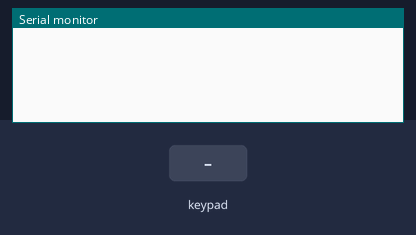
This sketch was run on a simulated Arduino Mega 2560, built with avr-gcc and run on an emulated ATmega2560. On the bench: the last lines printed to the serial monitor. The test bench sets the inputs (shaded band).

Above: at 1.2 s.
1.3 s: key '1' pressed
At 2.5 s:
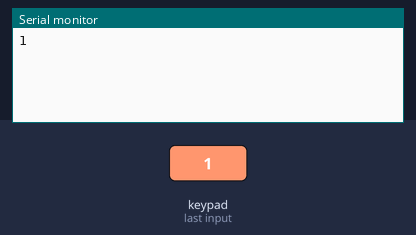
2.8 s: keypad keys 2 2 2 4 2 6 2 8 # pressed 0.4 s apart
At 6.5 s:
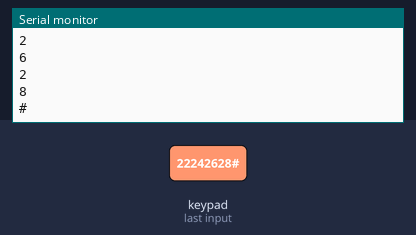
7.9 s: key 'A' pressed
At 9.0 s:
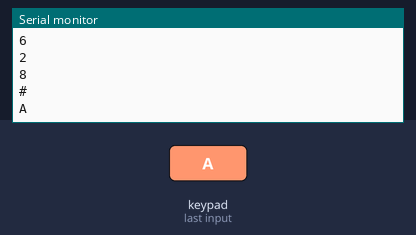
9.4 s: keypad keys 2 2 2 4 2 6 2 8 * pressed 0.4 s apart
At 13.8 s:
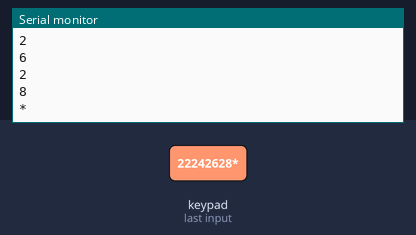
14.5 s: key 'B' pressed
At 15.1 s:
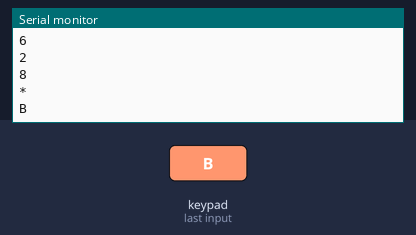
16.0 s: keypad keys 2 2 2 4 2 6 2 8 D pressed 0.4 s apart
At 19.9 s:
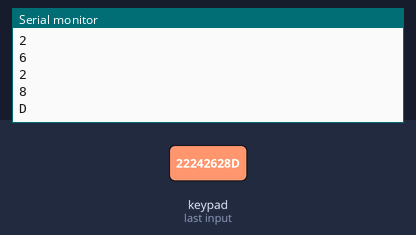
Timing chart, 0 to 21.4 s (numbered marks = the images above; inputs shaded):
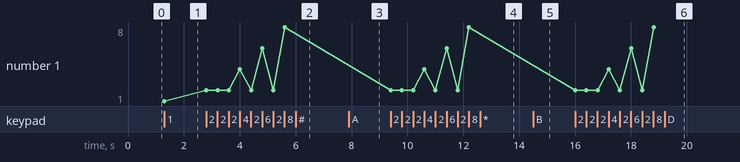

Measured:
- after the input at 1.3 s, the serial monitor: prints a new line at once (image 1)
- after the input at 2.8 s, the serial monitor: prints a new line at once (image 2)
- after the input at 7.9 s, the serial monitor: prints a new line at once (image 3)
- after the input at 9.4 s, the serial monitor: prints a new line at once (image 4)
- after the input at 14.5 s, the serial monitor: prints a new line at once (image 5)
- after the input at 16.0 s, the serial monitor: prints a new line at once (image 6)
- plotted number 1: 1 → 8 after the input at 2.8 s

The sketch:

keypad.ino
```cpp
/*
  Matrix Keypad Demo
  keypad-demo.ino
  Demonstrates use of 4x4 matrix membrane keypad with Arduino
  Results on serial monitor

  DroneBot Workshop 2020
  https://dronebotworkshop.com
*/

// Include the Keypad library
#include <Keypad.h>

// Constants for row and column sizes
const byte ROWS = 4;
const byte COLS = 4;

// Array to represent keys on keypad
char hexaKeys[ROWS][COLS] = {
  {'1', '2', '3', 'A'},
  {'4', '5', '6', 'B'},
  {'7', '8', '9', 'C'},
  {'*', '0', '#', 'D'}
};

// Connections to Arduino
byte rowPins[ROWS] = {22,24,26,28};
byte colPins[COLS] = {30,32,34,36};

// Create keypad object
Keypad customKeypad = Keypad(makeKeymap(hexaKeys), rowPins, colPins, ROWS, COLS);

void setup() {
  // Setup serial monitor
  Serial.begin(9600);
}

void loop() {
  // Get key value if pressed
  char customKey = customKeypad.getKey();

  if (customKey) {
    // Print key value to serial monitor
    Serial.println(customKey);
  }
}
```
